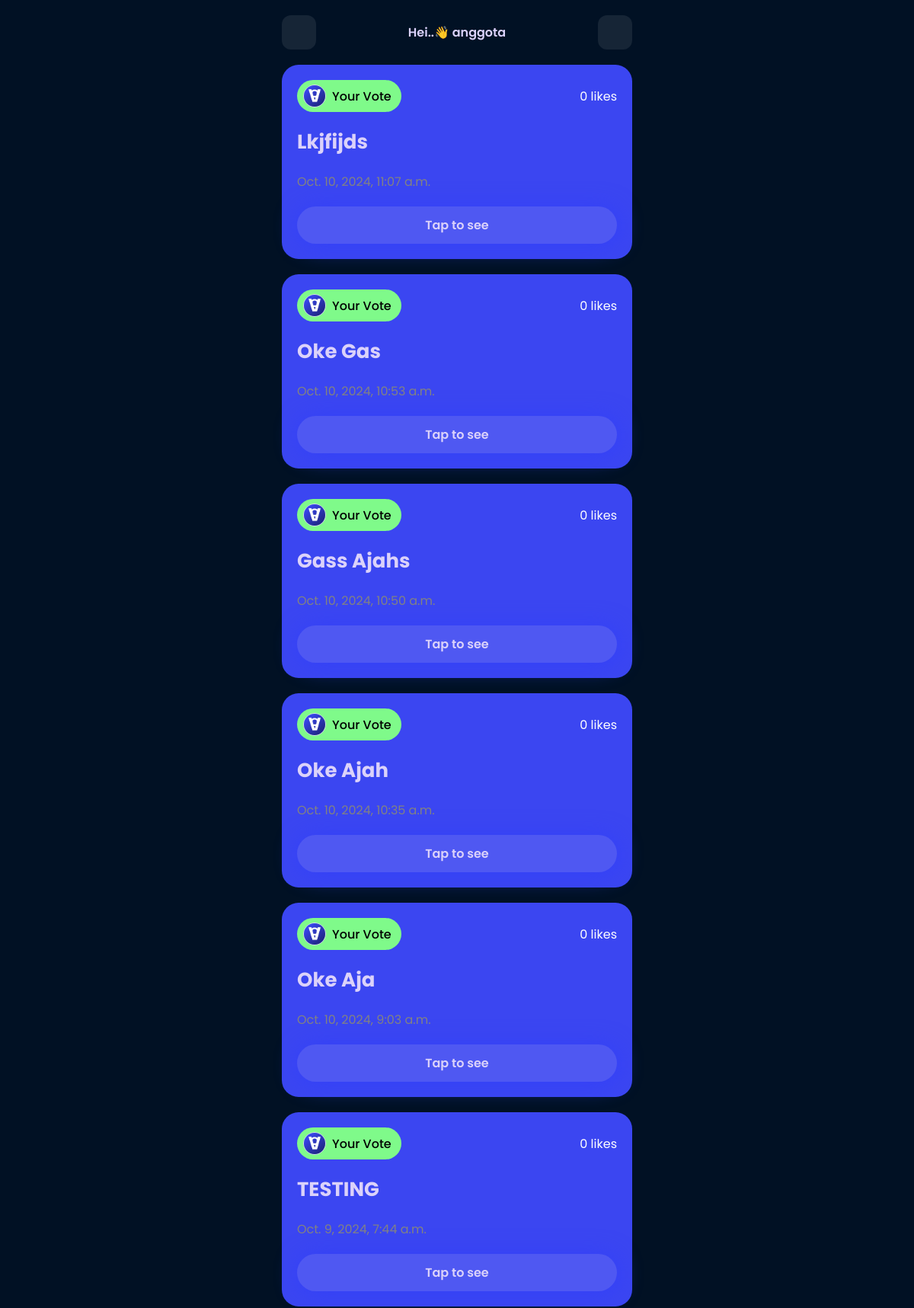
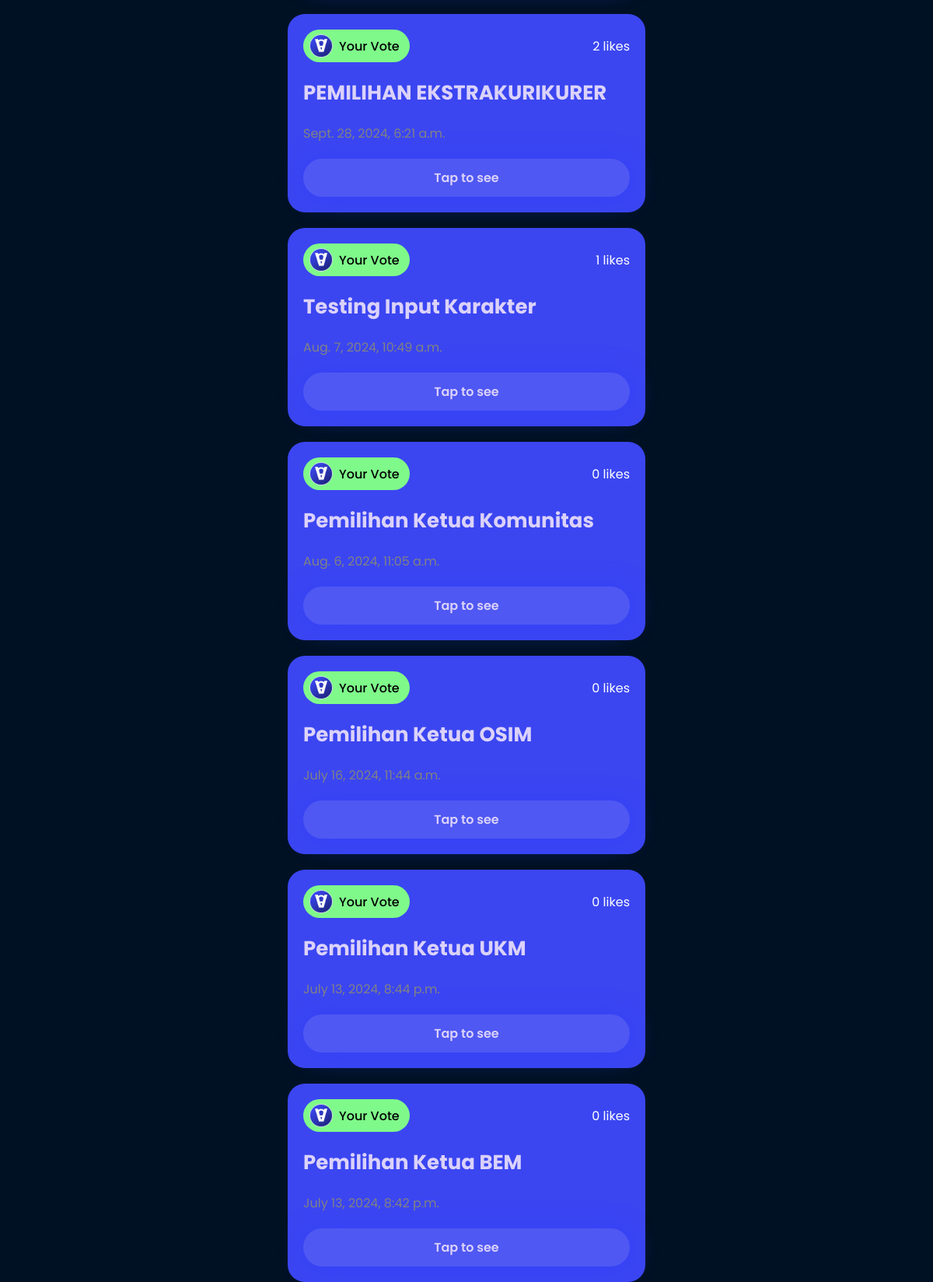
/vote/ (signed in), run on the app's committed database (2 pictures, top to bottom).
### vote_app/models.py (models this page shows, shortened)
class Vote(models.Model):
    title = models.CharField(max_length=200)
    description = models.TextField()
    key = models.CharField(max_length=100, unique=True)
    created = models.DateTimeField(auto_now_add=True)
    likes = models.ManyToManyField(User, related_name='liked_votes', blank=True, default=0)
    deadline = models.DateTimeField(null=True, blank=True)  # Batas waktu opsional
    created_by = models.ForeignKey(User, on_delete=models.CASCADE, related_name='votes_created')  # Tambahkan field ini
    def total_likes(self):
        return self.likes.count()

### vote_app/views.py (the view)
# urls.py: path('vote/', views.vote_list, name='vote_list'),
@csrf_exempt
def vote_list(request):
    votes = Vote.objects.all().order_by('-id')
    return render(request, 'vote_list.html', {'votes': votes})

### templates/vote_list.html (shortened to what this page needs)
{% load static %}
<!DOCTYPE html>
<html lang="en">
<head>
</head>
<body>
    <div class="container">
      <div class="top">
        <a href="#" id="icon-container"><ion-icon name="key-outline" id="icon"></ion-icon></a>
        <p>Hei..👋 {% if user.is_authenticated %}{{ user.username }}{% else %}Guest{% endif %}</p>
        <a href="{% url 'create_vote' %}"><ion-icon name="add-circle" id="icon"></ion-icon></a>
      </div>
      <div class="vote">
        {% if votes %}
            {% for vote in votes %}
                <div class="card">
                    <div class="item-top">
                        <div class="top-user">
                            <div class="user">
                                <img src="{% static 'img/icon.png' %}" alt="" style="width: 30px; height: 30px;">
                                <span style="margin-right: 5px; font-weight: 500;">Your Vote</span>
                            </div>
                            <div class="" style="display: flex; flex-direction: row; justify-content: end; gap: 4px;">
                            <span style="color: white;">{{ vote.total_likes }} likes</span>
                            </div>
                        </div>
                    </div>
                    <div class="item-bottom">
                        <div class="bottom-user">
                            <h3 style="text-transform: capitalize;">{{ vote.title }}</h3>
                            <span>{{ vote.created }}</span>
                        </div>
                        <a href="{% url 'access_vote' vote.id %}" class="btn-tap">Tap to see</a>
                    </div>
                </div>
            {% endfor %}
        {% else %}
            <div style="margin: 50px auto; background-color: #4f57f24b; padding: 20px; border-radius: 22px; text-align: center;">
                <span style="font-size: 100px;">😥</span>
                <p style="font-size: 20px; color: white;">Data vote belum ada!</p>
            </div>
        {% endif %}
      </div>
    </div>
  </body>
</html>

### templates/vote_list.html (style rules this page uses)
:root { --satu:#3B46F1; --dua:#4F58F2; --tiga:#DBD2FA; --empat:#DBD2FA; --lima:#7FFA8A; }
* { margin: 0; padding: 0; box-sizing: border-box; font-family: "Poppins", sans-serif; }
body { background-color: rgb(1, 17, 36); }
.container { max-width: 500px; height: 100vh; margin: auto; padding: 0 20px; }
.top { padding: 20px 0; display: flex; justify-content: space-between; align-items: center; }
.top #icon { width: 25px; height: 25px; color: var(--satu); }
.top a { background-color: rgba(255, 255, 255, 0.081); width: 45px; height: 45px; display: flex; justify-content: center; align-items: center; border-radius: 12px; }
.top { font-weight: 600; color: var(--tiga); }
.vote { display: flex; flex-direction: column; justify-content: center; align-items: center; gap: 20px; }
.card { background-color: var(--satu); height: 45%; width: 100%; padding: 20px; border-radius: 22px; }
.item-top .top-user { display: flex; justify-content: space-between; align-items: center; }
.item-top .top-user .user { background-color: var(--lima); padding: 6px 8px; display: flex; justify-content: center; align-items: center; gap: 8px; border-radius: 50px; }
.item-top .top-user .user img { width: 30px; height: 30px; border-radius: 50%; border: 1px solid var(--empat); }
.item-bottom { text-align: center; }
.bottom-user { margin: 20px 0; display: flex; flex-direction: column; gap: 20px; text-align: left; }
.bottom-user h3 { font-size: 26px; color: var(--empat); }
.bottom-user span { color: #828283; }
.btn-tap { background-color: var(--dua); width: 100%; text-align: center; display: block; padding: 12px; text-decoration: none; color: var(--empat); font-weight: 600; border-radius: 50px; box-shadow: 2px 2px 30px #3340f9; }

### data on the page
Vote: total_likes "0", title "Lkjfijds", created "Oct. 10, 2024, 11:07 a.m."
Vote: total_likes "0", title "Oke Gas", created "Oct. 10, 2024, 10:53 a.m."
Vote: total_likes "0", title "Gass Ajahs", created "Oct. 10, 2024, 10:50 a.m."
Vote: total_likes "0", title "Oke Ajah", created "Oct. 10, 2024, 10:35 a.m."
Vote: total_likes "0", title "Oke Aja", created "Oct. 10, 2024, 9:03 a.m."
Vote: total_likes "0", title "TESTING", created "Oct. 9, 2024, 7:44 a.m."
Vote: total_likes "2", title "PEMILIHAN EKSTRAKURIKURER", created "Sept. 28, 2024, 6:21 a.m."
Vote: total_likes "1", title "Testing Input Karakter", created "Aug. 7, 2024, 10:49 a.m."
Vote: total_likes "0", title "Pemilihan Ketua Komunitas", created "Aug. 6, 2024, 11:05 a.m."
Vote: total_likes "0", title "Pemilihan Ketua OSIM", created "July 16, 2024, 11:44 a.m."
Vote: total_likes "0", title "Pemilihan Ketua UKM", created "July 13, 2024, 8:44 p.m."
Vote: total_likes "0", title "Pemilihan Ketua BEM", created "July 13, 2024, 8:42 p.m."

### other printed values
{{ user.username }} "anggota"
